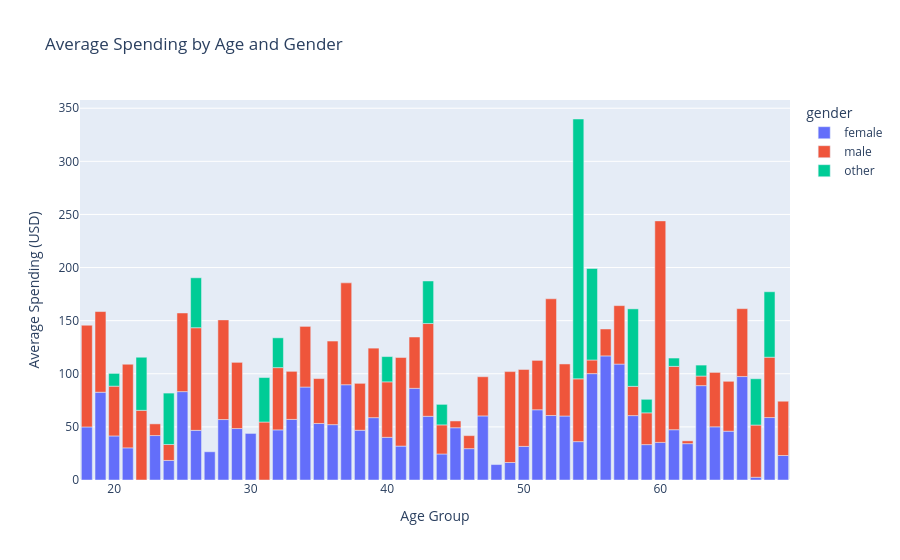
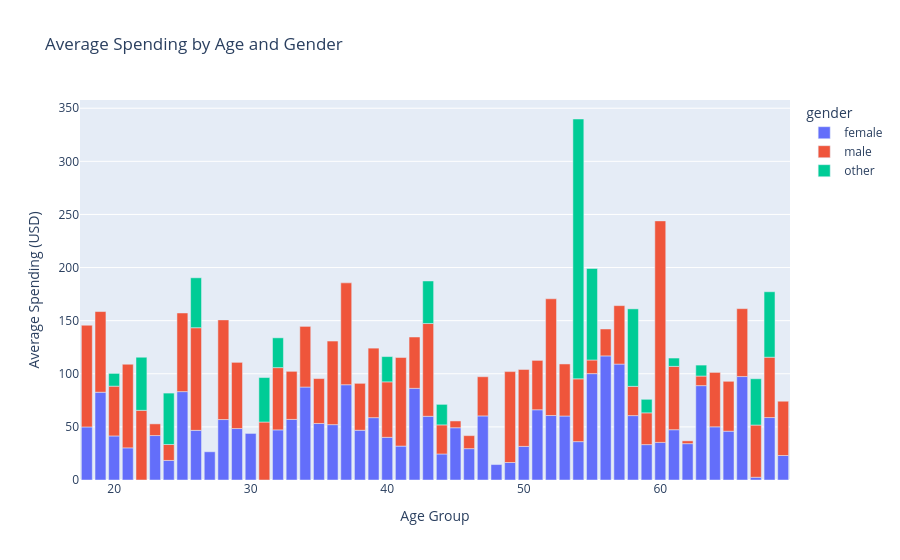
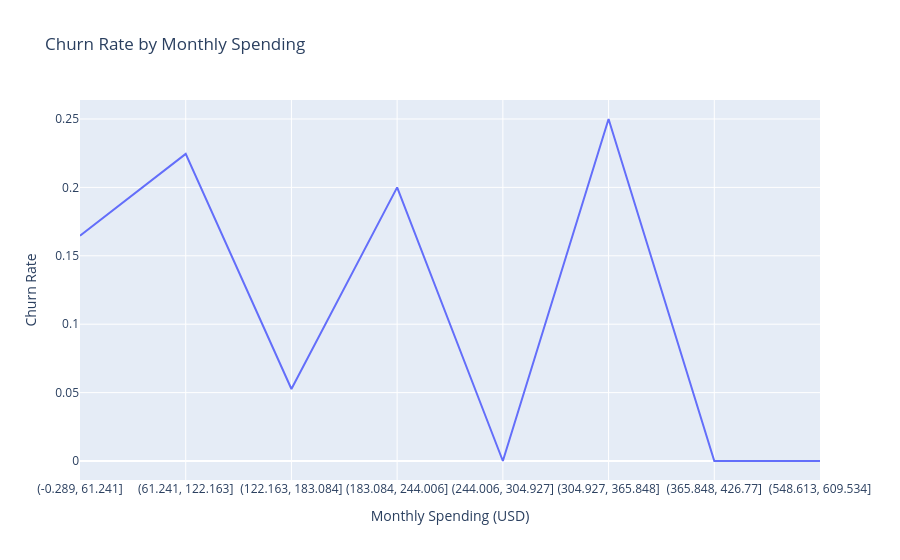

Source (notebook cell) for these figures, in order:
### Code cell
_main(_parse())

### Figure 1 — Plotly figure (JSON) as saved in the notebook; plotly's stock layout.template omitted (floating-point values rounded to 4 significant figures)
{"data": [{"hovertemplate": "gender=female<br>Age Group=%{x}<br>Average Spending (USD)=%{y}<extra></extra>", "legendgroup": "female", "marker": {"color": "#636efa", "pattern": {"shape": ""}}, "name": "female", "orientation": "v", "showlegend": true, "textposition": "auto", "type": "bar", "x": [18, 19, 20, 21, 23, 24, 25, 26, 27, 28, 29, 30, 32, 33, 34, 35, 36, 37, 38, 39, 40, 41, 42, 43, 44, 45, 46, 47, 48, 49, 50, 51, 52, 53, 54, 55, 56, 57, 58, 59, 60, 61, 62, 63, 64, 65, 66, 67, 68, 69], "xaxis": "x", "y": [49.94, 82.64, 41.47, 30.25, 41.84, 18.41, 83.21, 46.75, 26.57, 56.9, 48.43, 43.85, 47.17, 57.03, 87.5, 53.21, 52.12, 89.7, 46.85, 58.69, 40.17, 31.93, 86.3, 59.98, 24.5, 49.2, 29.52, 60.33, 14.54, 16.48, 31.63, 66.1, 60.7, 60.26, 36.12, 100.1, 116.8, 109.1, 60.63, 33.31, 35.4, 47.33, 34.22, 88.83, 50.06, 45.94, 97.4, 2.59, 58.78, 23.06], "yaxis": "y"}, {"hovertemplate": "gender=male<br>Age Group=%{x}<br>Average Spending (USD)=%{y}<extra></extra>", "legendgroup": "male", "marker": {"color": "#EF553B", "pattern": {"shape": ""}}, "name": "male", "orientation": "v", "showlegend": true, "textposition": "auto", "type": "bar", "x": [18, 19, 20, 21, 22, 23, 24, 25, 26, 28, 29, 31, 32, 33, 34, 35, 36, 37, 38, 39, 40, 41, 42, 43, 44, 45, 46, 47, 49, 50, 51, 52, 53, 54, 55, 56, 57, 58, 59, 60, 61, 62, 63, 64, 65, 66, 67, 68, 69], "xaxis": "x", "y": [95.78, 75.95, 46.87, 78.73, 65.59, 11.01, 15.03, 74.03, 96.61, 93.84, 62.33, 54.58, 58.62, 45.27, 57.12, 42.28, 78.7, 95.88, 44.15, 65.45, 52.24, 83.38, 48.32, 87.33, 27.39, 6.375, 12.25, 36.9, 85.58, 72.43, 46.5, 109.9, 48.99, 59.1, 12.84, 25.34, 55.04, 27.54, 29.91, 208.5, 59.66, 2.62, 9.027, 51.22, 46.98, 63.92, 49.13, 56.81, 51.1], "yaxis": "y"}, {"hovertemplate": "gender=other<br>Age Group=%{x}<br>Average Spending (USD)=%{y}<extra></extra>", "legendgroup": "other", "marker": {"color": "#00cc96", "pattern": {"shape": ""}}, "name": "other", "orientation": "v", "showlegend": true, "textposition": "auto", "type": "bar", "x": [20, 22, 24, 26, 31, 32, 40, 43, 44, 54, 55, 58, 59, 61, 63, 67, 68], "xaxis": "x", "y": [12.01, 49.98, 48.38, 47.02, 41.88, 28.06, 23.78, 40.07, 19.31, 244.6, 86.14, 72.94, 12.76, 7.83, 10.32, 43.6, 61.63], "yaxis": "y"}], "layout": {"barmode": "relative", "legend": {"title": {"text": "gender"}, "tracegroupgap": 0}, "title": {"text": "Average Spending by Age and Gender"}, "xaxis": {"anchor": "y", "domain": [0, 1], "title": {"text": "Age Group"}}, "yaxis": {"anchor": "x", "domain": [0, 1], "title": {"text": "Average Spending (USD)"}}}}

### Figure 2 — Plotly figure (JSON) as saved in the notebook; plotly's stock layout.template omitted (floating-point values rounded to 4 significant figures)
{"data": [{"hovertemplate": "gender=female<br>Age Group=%{x}<br>Average Spending (USD)=%{y}<extra></extra>", "legendgroup": "female", "marker": {"color": "#636efa", "pattern": {"shape": ""}}, "name": "female", "orientation": "v", "showlegend": true, "textposition": "auto", "type": "bar", "x": [18, 19, 20, 21, 23, 24, 25, 26, 27, 28, 29, 30, 32, 33, 34, 35, 36, 37, 38, 39, 40, 41, 42, 43, 44, 45, 46, 47, 48, 49, 50, 51, 52, 53, 54, 55, 56, 57, 58, 59, 60, 61, 62, 63, 64, 65, 66, 67, 68, 69], "xaxis": "x", "y": [49.94, 82.64, 41.47, 30.25, 41.84, 18.41, 83.21, 46.75, 26.57, 56.9, 48.43, 43.85, 47.17, 57.03, 87.5, 53.21, 52.12, 89.7, 46.85, 58.69, 40.17, 31.93, 86.3, 59.98, 24.5, 49.2, 29.52, 60.33, 14.54, 16.48, 31.63, 66.1, 60.7, 60.26, 36.12, 100.1, 116.8, 109.1, 60.63, 33.31, 35.4, 47.33, 34.22, 88.83, 50.06, 45.94, 97.4, 2.59, 58.78, 23.06], "yaxis": "y"}, {"hovertemplate": "gender=male<br>Age Group=%{x}<br>Average Spending (USD)=%{y}<extra></extra>", "legendgroup": "male", "marker": {"color": "#EF553B", "pattern": {"shape": ""}}, "name": "male", "orientation": "v", "showlegend": true, "textposition": "auto", "type": "bar", "x": [18, 19, 20, 21, 22, 23, 24, 25, 26, 28, 29, 31, 32, 33, 34, 35, 36, 37, 38, 39, 40, 41, 42, 43, 44, 45, 46, 47, 49, 50, 51, 52, 53, 54, 55, 56, 57, 58, 59, 60, 61, 62, 63, 64, 65, 66, 67, 68, 69], "xaxis": "x", "y": [95.78, 75.95, 46.87, 78.73, 65.59, 11.01, 15.03, 74.03, 96.61, 93.84, 62.33, 54.58, 58.62, 45.27, 57.12, 42.28, 78.7, 95.88, 44.15, 65.45, 52.24, 83.38, 48.32, 87.33, 27.39, 6.375, 12.25, 36.9, 85.58, 72.43, 46.5, 109.9, 48.99, 59.1, 12.84, 25.34, 55.04, 27.54, 29.91, 208.5, 59.66, 2.62, 9.027, 51.22, 46.98, 63.92, 49.13, 56.81, 51.1], "yaxis": "y"}, {"hovertemplate": "gender=other<br>Age Group=%{x}<br>Average Spending (USD)=%{y}<extra></extra>", "legendgroup": "other", "marker": {"color": "#00cc96", "pattern": {"shape": ""}}, "name": "other", "orientation": "v", "showlegend": true, "textposition": "auto", "type": "bar", "x": [20, 22, 24, 26, 31, 32, 40, 43, 44, 54, 55, 58, 59, 61, 63, 67, 68], "xaxis": "x", "y": [12.01, 49.98, 48.38, 47.02, 41.88, 28.06, 23.78, 40.07, 19.31, 244.6, 86.14, 72.94, 12.76, 7.83, 10.32, 43.6, 61.63], "yaxis": "y"}], "layout": {"barmode": "relative", "legend": {"title": {"text": "gender"}, "tracegroupgap": 0}, "title": {"text": "Average Spending by Age and Gender"}, "xaxis": {"anchor": "y", "domain": [0, 1], "title": {"text": "Age Group"}}, "yaxis": {"anchor": "x", "domain": [0, 1], "title": {"text": "Average Spending (USD)"}}}}

### Figure 3 — Plotly figure (JSON) as saved in the notebook; plotly's stock layout.template omitted (floating-point values rounded to 4 significant figures)
{"data": [{"hovertemplate": "Monthly Spending (USD)=%{x}<br>Churn Rate=%{y}<extra></extra>", "legendgroup": "", "line": {"color": "#636efa", "dash": "solid"}, "marker": {"symbol": "circle"}, "mode": "lines", "name": "", "orientation": "v", "showlegend": false, "type": "scatter", "x": ["(-0.289, 61.241]", "(61.241, 122.163]", "(122.163, 183.084]", "(183.084, 244.006]", "(244.006, 304.927]", "(304.927, 365.848]", "(365.848, 426.77]", "(548.613, 609.534]"], "xaxis": "x", "y": [0.1647, 0.2245, 0.05263, 0.2, 0.0, 0.25, 0.0, 0.0], "yaxis": "y"}], "layout": {"legend": {"tracegroupgap": 0}, "title": {"text": "Churn Rate by Monthly Spending"}, "xaxis": {"anchor": "y", "domain": [0, 1], "title": {"text": "Monthly Spending (USD)"}}, "yaxis": {"anchor": "x", "domain": [0, 1], "title": {"text": "Churn Rate"}}}}
